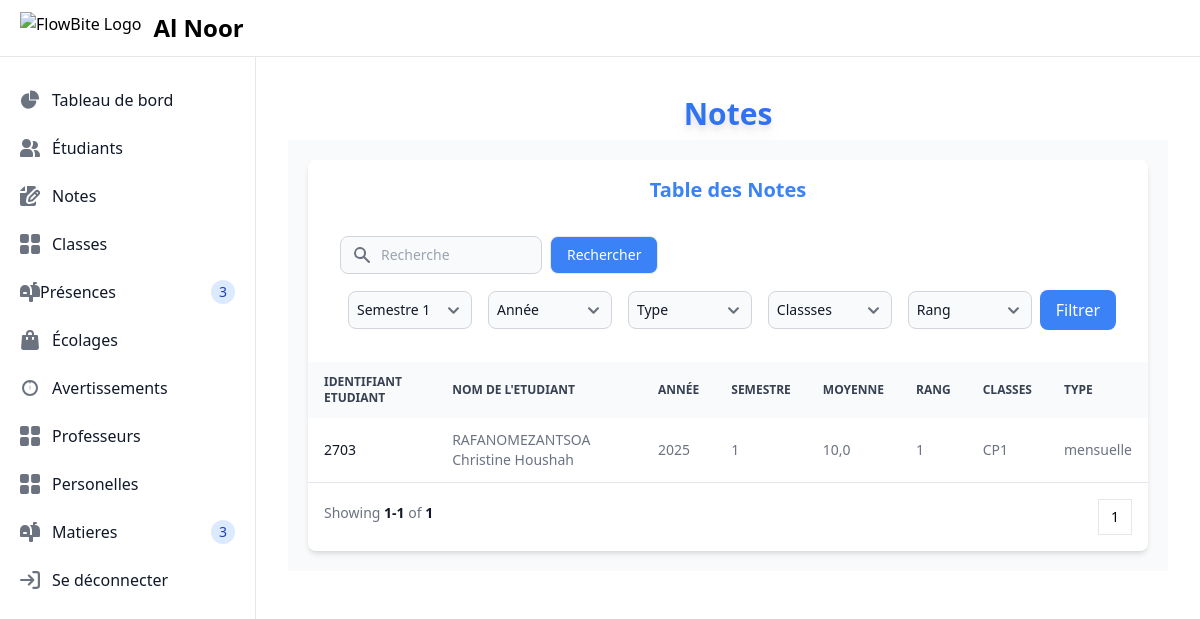
The page /notes/ (signed in) on the database its author committed.
### main/models.py (models this page shows, shortened)
class Note(models.Model):
    identifiant = models.ForeignKey(Etudiant, on_delete=models.CASCADE)
    annees = models.IntegerField(default='2025', verbose_name="Année")
    semestre = models.IntegerField(choices=SEMESTRE_CHOICES,default='semester 1', verbose_name="Semestre")
    moyen = models.FloatField(verbose_name="Moyenne")
    rang = models.IntegerField(blank=True,null=True,verbose_name="Rang")
    fichier = models.FileField(upload_to='notes/', blank=True, null=True, verbose_name="Fichier")
    type = models.CharField(max_length=10, choices=TYPE_CHOICES,default='mensuelle', verbose_name="Type")

class Etudiant(models.Model):
    identifiant = models.CharField(max_length=20, unique=True)
    nom = models.CharField(max_length=100,null=True,blank=True,verbose_name="Nom de l'Etudiants")
    photo = models.ImageField(upload_to='etudiants_photos/', default='default.png',blank=True, null=True,verbose_name="Photo de l'Etudiants")
    date_de_naissance = models.DateField(verbose_name="Date de Naissance")
    nom_pere = models.CharField(max_length=100,null=True,blank=True,verbose_name="Nom du Père")
    nom_mere = models.CharField(max_length=100,null=True,blank=True,verbose_name="Nom de la Mère")
    genre=models.CharField(max_length=10,choices=Genre_CHOICES,blank=True,null=True)
    parent_contact = models.CharField(max_length=100,null=True,blank=True,verbose_name="Contact des parents")
    address = models.TextField()
    boursier = models.CharField(max_length=3, choices=BOURSIER_CHOICES,default='non', verbose_name="Boursier")
    date_entree = models.DateField(null=True,blank=True,verbose_name="Date d'Entrée")
    idclass=models.ForeignKey(ClassModel, on_delete=models.SET_NULL,verbose_name="Classe Etudiants",null=True)
    idboursier=models.ForeignKey(Boursier, on_delete=models.SET_NULL,verbose_name="Boursier Etudiants",null=True)

class ClassModel(models.Model):
    nom = models.CharField(max_length=100, choices=CLASS_CHOICES, verbose_name="Nom de la classe")
    class Meta:
        verbose_name = "Classe"  # Singular form
        verbose_name_plural = "Classes"  # Plural form

### main/views.py (the view)
# urls.py: path('notes/',views.notes,name="notes"),
@login_required(login_url='/login/')
def notes(request):
    semester = request.GET.get('semestre')
    select_classes = request.GET.get('classes')
    year = request.GET.get('annees')
    note_type = request.GET.get('type')
    rank = request.GET.get('rang')
    query = request.GET.get('q', '')
    classes=dict(CLASS_CHOICES)
    notes = Note.objects.all()
    if query:
        notes = notes.filter(identifiant__nom__icontains=query)
    if semester:
        notes = notes.filter(semestre=semester)
    if year:
        notes = notes.filter(annees=year)
    if note_type:
        notes = notes.filter(type=note_type)
    if rank:
        notes = notes.filter(rang=rank)
    if select_classes:
        notes=notes.filter(identifiant__idclass__nom=select_classes)
    paginator = Paginator(notes, 10)  # Show 10 notes per page
    page_number = request.GET.get('page')  # Get the current page number
    page_obj = paginator.get_page(page_number)  # Get the page object
    classe_filter = request.GET.get('classe', 'CE')
    annee_filter = request.GET.get('annee', 2025)
    semestre_filter = request.GET.get('semestre', 1)
    type_filter = request.GET.get('type', 'mensuelle')
    notes_queryset = Note.objects.filter(annees=annee_filter, semestre=semestre_filter, type=type_filter)
    if classe_filter != 'tous':
        notes_queryset = notes_queryset.filter(identifiant__idclass__nom=classe_filter)
    notes_data = notes_queryset.values('identifiant__nom', 'identifiant__idclass__nom').annotate(avg_moyenne=Avg('moyen'))
    labels = []
    data = []
    for note in notes_data:
        labels.append(f"{note['identifiant__nom']} ({note['identifiant__idclass__nom']})")
        data.append(note['avg_moyenne'])
    return render(request, 'main/notes.html', {'notes': page_obj,  'labels': labels,"classes":classes,"select_classes":select_classes,
        'data': data,})

### main/templates/main/notes.html (shortened to what this page needs)
{% extends "main/layout.html" %}
{% block layout %}
{% include "main/components/heading.html" with name="Notes" %}
{% include "main/tables/notes.html" with notes=notes %}
{% endblock layout %}

### main/templates/main/tables/notes.html (shortened to what this page needs)
<section class="bg-gray-50 dark:bg-gray-900 sm:p-5">
    <div class="w-full">
        <div class="bg-white dark:bg-gray-800 relative shadow-md sm:rounded-lg overflow-hidden">
            <h1 class="text-center font-bold text-blue-500 text-xl p-4">Table des Notes</h1>
            <div class="flex flex-col md:flex-row items-center justify-between space-y-3 md:space-y-0 md:space-x-4 p-4">
                <div class="w-full">
                    <form method="GET" class="mx-2  w-full flex space-between">
                        <div class="relative w-full md:w-1/4 mx-2">
                            <div class="absolute inset-y-0 left-0 flex items-center pl-3 pointer-events-none">
                            </div>
                            <input type="text" name="q" id="simple-search" class="bg-gray-50 border border-gray-300 text-gray-900 text-sm rounded-lg focus:ring-primary-500 focus:border-primary-500 block w-full pl-10 p-2 dark:bg-gray-700 dark:border-gray-600 dark:placeholder-gray-400 dark:text-white dark:focus:ring-primary-500 dark:focus:border-primary-500" placeholder="Recherche">
                        </div>
                        <button class=" w-full md:w-auto flex items-center justify-center py-2 px-4 text-sm font-medium text-gray-900 focus:outline-none bg-blue-500 text-white rounded-lg border border-gray-200 hover:bg-blue-100 hover:text-blue-700 focus:z-10 focus:ring-4 focus:ring-gray-200 dark:focus:ring-gray-700 dark:bg-gray-800 dark:text-gray-400 dark:border-gray-600 dark:hover:text-white dark:hover:bg-gray-700" type="submit">
                            Rechercher
                        </button>
                    </form>
                    <form method="GET" class="w-full flex items-center justify-between space-y-3 md:space-y-0 p-4">
                        <select name="semestre" class=" mx-2 bg-gray-50 border border-gray-300 text-gray-900 text-sm rounded-lg focus:ring-primary-500 focus:border-primary-500 block w-full p-2 dark:bg-gray-700 dark:border-gray-600 dark:text-white dark:focus:ring-primary-500 dark:focus:border-primary-500">
                            <option value="1" {% if request.GET.semestre == '1' %}selected{% endif %}>Semestre 1</option>
                        </select>
                        <select name="annees" class=" mx-2  bg-gray-50 border border-gray-300 text-gray-900 text-sm rounded-lg focus:ring-primary-500 focus:border-primary-500 block w-full p-2 dark:bg-gray-700 dark:border-gray-600 dark:text-white dark:focus:ring-primary-500 dark:focus:border-primary-500">
                            <option value="">Année</option>
                        </select>
                        <select name="type" class="mx-2  bg-gray-50 border border-gray-300 text-gray-900 text-sm rounded-lg focus:ring-primary-500 focus:border-primary-500 block w-full p-2 dark:bg-gray-700 dark:border-gray-600 dark:text-white dark:focus:ring-primary-500 dark:focus:border-primary-500">
                            <option value="">Type</option>
                        </select>
                        <select name="classes" class="mx-2  bg-gray-50 border border-gray-300 text-gray-900 text-sm rounded-lg focus:ring-primary-500 focus:border-primary-500 block w-full p-2 dark:bg-gray-700 dark:border-gray-600 dark:text-white dark:focus:ring-primary-500 dark:focus:border-primary-500">
                            <option value="">Classses</option>
                        </select>
                        <select name="rang" class="mx-2  bg-gray-50 border border-gray-300 text-gray-900 text-sm rounded-lg focus:ring-primary-500 focus:border-primary-500 block w-full p-2 dark:bg-gray-700 dark:border-gray-600 dark:text-white dark:focus:ring-primary-500 dark:focus:border-primary-500">
                            <option value="">Rang</option>
                        </select>
                        <button type="submit" class="py-2 px-4 bg-blue-500 text-white rounded-lg">Filtrer</button>
                    </form>
                </div>
            </div>
            <div class="overflow-x-auto">
                <table class="w-full text-sm text-left text-gray-500 dark:text-gray-400">
                    <thead class="text-xs text-gray-700 uppercase bg-gray-50 dark:bg-gray-700 dark:text-gray-400">
                        <tr>
                            <th scope="col" class="px-4 py-3">Identifiant Etudiant</th>
                            <th scope="col" class="px-4 py-3">Nom de l'Etudiant</th>
                            <th scope="col" class="px-4 py-3">Année</th>
                            <th scope="col" class="px-4 py-3">Semestre</th>
                            <th scope="col" class="px-4 py-3">Moyenne</th>
                            <th scope="col" class="px-4 py-3">Rang</th>
                            <th scope="col" class="px-4 py-3">Classes</th>
                            <th scope="col" class="px-4 py-3">Type</th>
                        </tr>
                    </thead>
                    <tbody>
                        {% for note in notes %}
                        <tr class="border-b dark:border-gray-700">
                            <th scope="row" class="px-4 py-3 font-medium text-gray-900 whitespace-nowrap dark:text-white">{{ note.identifiant.identifiant }}</th>
                            <td class="px-4 py-3">{{ note.identifiant.nom }}</td>
                            <td class="px-4 py-3">{{ note.annees }}</td>
                            <td class="px-4 py-3">{{ note.semestre }}</td>
                            <td class="px-4 py-3">{{ note.moyen }}</td>
                            <td class="px-4 py-3">{{ note.rang }}</td>
                               <td class="px-4 py-3">{{ note.identifiant.idclass.nom }}</td>
                            <td class="px-4 py-3">{{ note.type }}</td>
                        </tr>
                        {% endfor %}
                    </tbody>
                </table>
            </div>
            {% include "main/components/paginations.html" with obj=notes %}
        </div>
</section>

### rows shown on the page
Note: identifiant.identifiant "2703", identifiant.nom "RAFANOMEZANTSOA Christine Houshah", annees "2025", semestre "1", moyen "10,0", rang "1", identifiant.idclass.nom "CP1", type "mensuelle"

### other values the page prints
{{ obj.start_index }} "1"
{{ obj.end_index }} "1"
{{ obj.paginator.count }} "1"
{{ num }} "1"
